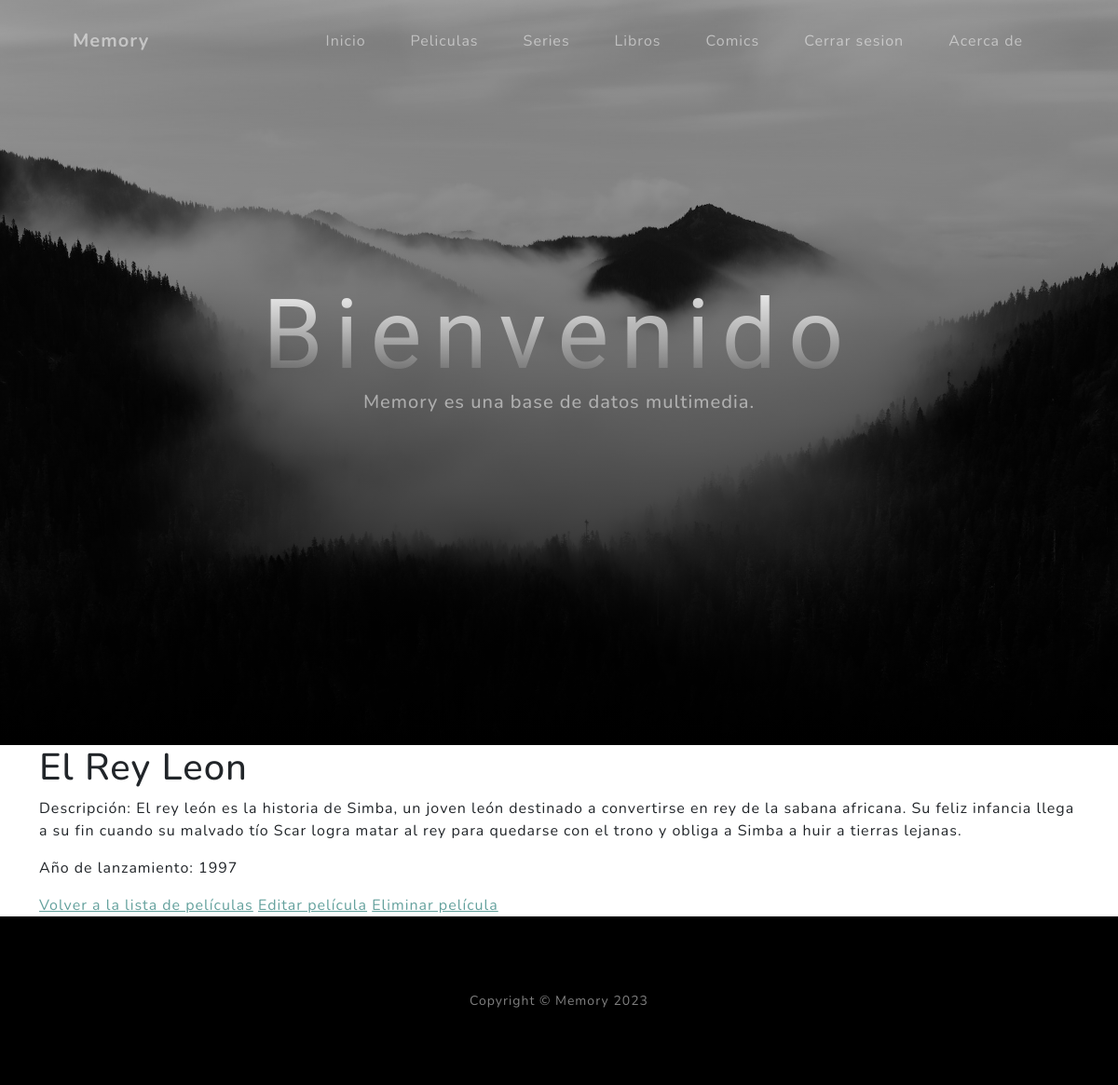
/movies/6/ (signed in), run on the app's committed database.
### core/models.py (models this page shows, shortened)
class Movie(models.Model):
    title = models.CharField(max_length=200)
    description = models.TextField()
    release_year = models.IntegerField()

### core/views.py (the view)
# urls.py: path('movies/<int:pk>/', views.movie_detail, name='movie_detail'),
@login_required
def movie_detail(request, pk):
    movie = get_object_or_404(Movie, pk=pk)
    return render(request, 'core/movie_detail.html', {'movie': movie})

### core/templates/core/movie_detail.html (shortened to what this page needs)
{% extends 'core/base.html' %}
{% block content %}
<h1>{{ movie.title }}</h1>
<p>Descripción: {{ movie.description }}</p>
<p>Año de lanzamiento: {{ movie.release_year }}</p>
<a href="{% url 'movie_list' %}">Volver a la lista de películas</a>
<a href="{% url 'movie_update' pk=movie.pk %}">Editar película</a>
<a href="{% url 'movie_delete' pk=movie.pk %}">Eliminar película</a>
{% endblock %}

### data on the page
Movie: title "El Rey Leon", description "El rey león es la historia de Simba, un joven león destinado a convertirse en rey de la sabana africana. Su feliz infancia llega a su fin cuando su malvado tío Scar logra matar al rey para quedarse con el trono y obliga a Simba a huir a tierras lejanas.", release_year "1997"
